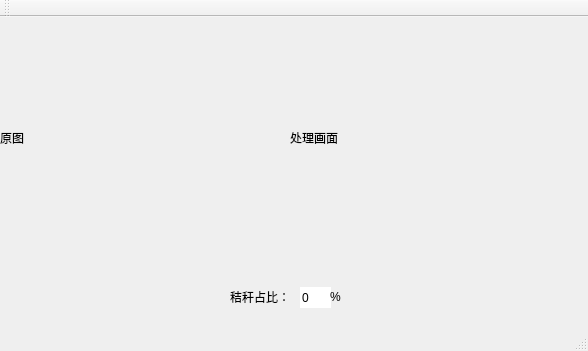
<?xml version="1.0" encoding="UTF-8"?>
<ui version="4.0">
 <class>EVgui</class>
 <widget class="QMainWindow" name="EVgui">
  <property name="geometry">
   <rect>
    <x>0</x>
    <y>0</y>
    <width>588</width>
    <height>351</height>
   </rect>
  </property>
  <property name="windowTitle">
   <string>EVgui</string>
  </property>
  <widget class="QWidget" name="centralWidget">
   <widget class="QLabel" name="pic1">
    <property name="geometry">
     <rect>
      <x>290</x>
      <y>0</y>
      <width>291</width>
      <height>241</height>
     </rect>
    </property>
    <property name="text">
     <string>处理画面</string>
    </property>
   </widget>
   <widget class="QLabel" name="label_9">
    <property name="geometry">
     <rect>
      <x>230</x>
      <y>270</y>
      <width>71</width>
      <height>20</height>
     </rect>
    </property>
    <property name="frameShadow">
     <enum>QFrame::Plain</enum>
    </property>
    <property name="lineWidth">
     <number>4</number>
    </property>
    <property name="text">
     <string>秸秆占比：</string>
    </property>
   </widget>
   <widget class="QLineEdit" name="ratio">
    <property name="geometry">
     <rect>
      <x>300</x>
      <y>270</y>
      <width>31</width>
      <height>21</height>
     </rect>
    </property>
    <property name="text">
     <string>0</string>
    </property>
    <property name="frame">
     <bool>false</bool>
    </property>
    <property name="cursorPosition">
     <number>1</number>
    </property>
   </widget>
   <widget class="QLabel" name="label_8">
    <property name="geometry">
     <rect>
      <x>860</x>
      <y>110</y>
      <width>31</width>
      <height>20</height>
     </rect>
    </property>
    <property name="text">
     <string>mm</string>
    </property>
   </widget>
   <widget class="QLabel" name="label_12">
    <property name="geometry">
     <rect>
      <x>860</x>
      <y>150</y>
      <width>31</width>
      <height>16</height>
     </rect>
    </property>
    <property name="text">
     <string>mm</string>
    </property>
   </widget>
   <widget class="QLabel" name="pic">
    <property name="geometry">
     <rect>
      <x>0</x>
      <y>0</y>
      <width>281</width>
      <height>241</height>
     </rect>
    </property>
    <property name="text">
     <string>原图</string>
    </property>
   </widget>
   <widget class="QLabel" name="label_10">
    <property name="geometry">
     <rect>
      <x>330</x>
      <y>270</y>
      <width>16</width>
      <height>20</height>
     </rect>
    </property>
    <property name="lineWidth">
     <number>5</number>
    </property>
    <property name="text">
     <string>%</string>
    </property>
   </widget>
  </widget>
  <widget class="QMenuBar" name="menuBar">
   <property name="geometry">
    <rect>
     <x>0</x>
     <y>0</y>
     <width>588</width>
     <height>26</height>
    </rect>
   </property>
  </widget>
  <widget class="QToolBar" name="mainToolBar">
   <attribute name="toolBarArea">
    <enum>TopToolBarArea</enum>
   </attribute>
   <attribute name="toolBarBreak">
    <bool>false</bool>
   </attribute>
  </widget>
  <widget class="QStatusBar" name="statusBar"/>
 </widget>
 <layoutdefault spacing="6" margin="11"/>
 <resources/>
 <connections>
  <connection>
   <sender>pic</sender>
   <signal>linkActivated(QString)</signal>
   <receiver>EVgui</receiver>
   <slot>start()</slot>
   <hints>
    <hint type="sourcelabel">
     <x>257</x>
     <y>254</y>
    </hint>
    <hint type="destinationlabel">
     <x>317</x>
     <y>304</y>
    </hint>
   </hints>
  </connection>
  <connection>
   <sender>pic1</sender>
   <signal>linkActivated(QString)</signal>
   <receiver>EVgui</receiver>
   <slot>process()</slot>
   <hints>
    <hint type="sourcelabel">
     <x>442</x>
     <y>223</y>
    </hint>
    <hint type="destinationlabel">
     <x>466</x>
     <y>299</y>
    </hint>
   </hints>
  </connection>
 </connections>
 <slots>
  <slot>flag2()</slot>
  <slot>txt()</slot>
  <slot>start()</slot>
  <slot>process()</slot>
 </slots>
</ui>
